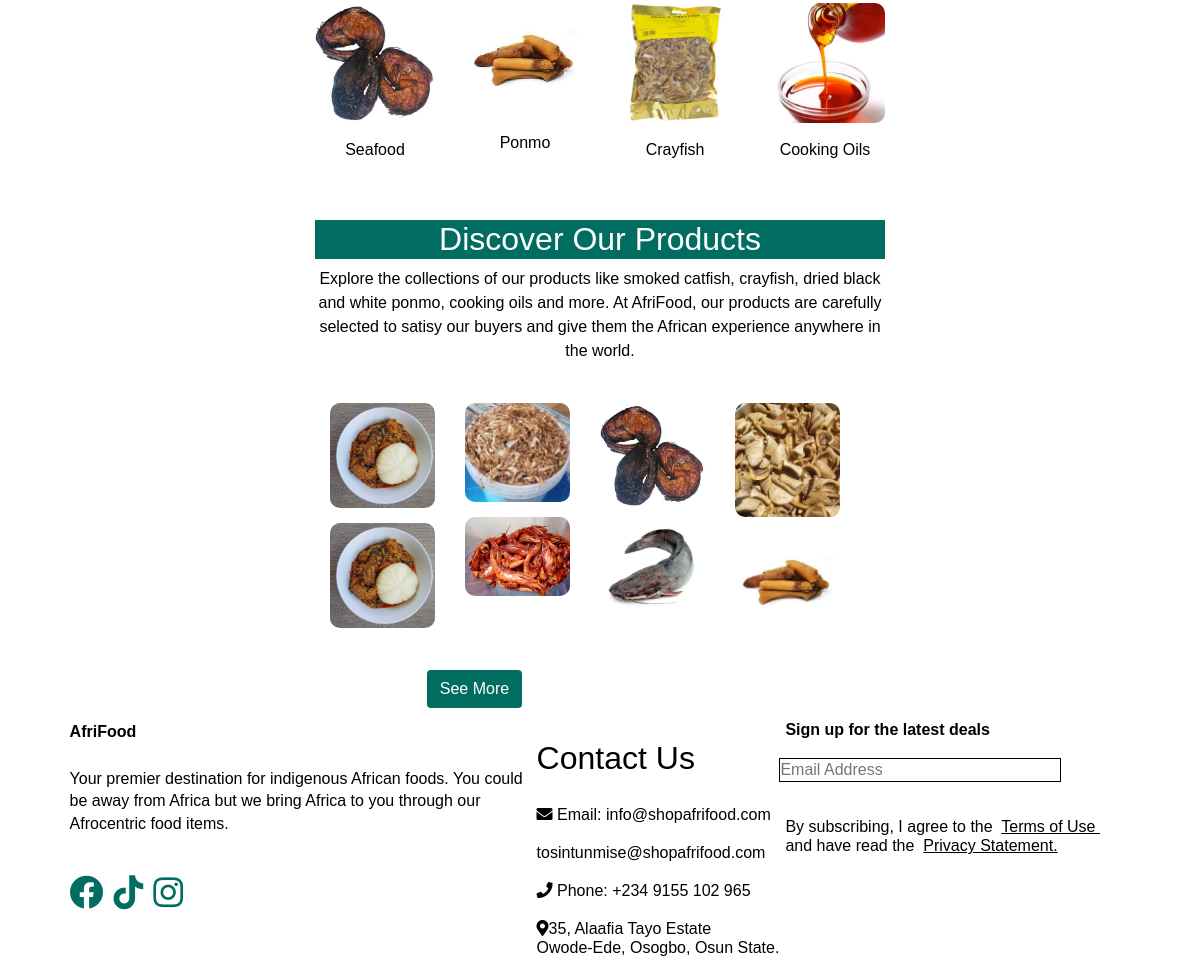
The app's page / (lower part), older data.
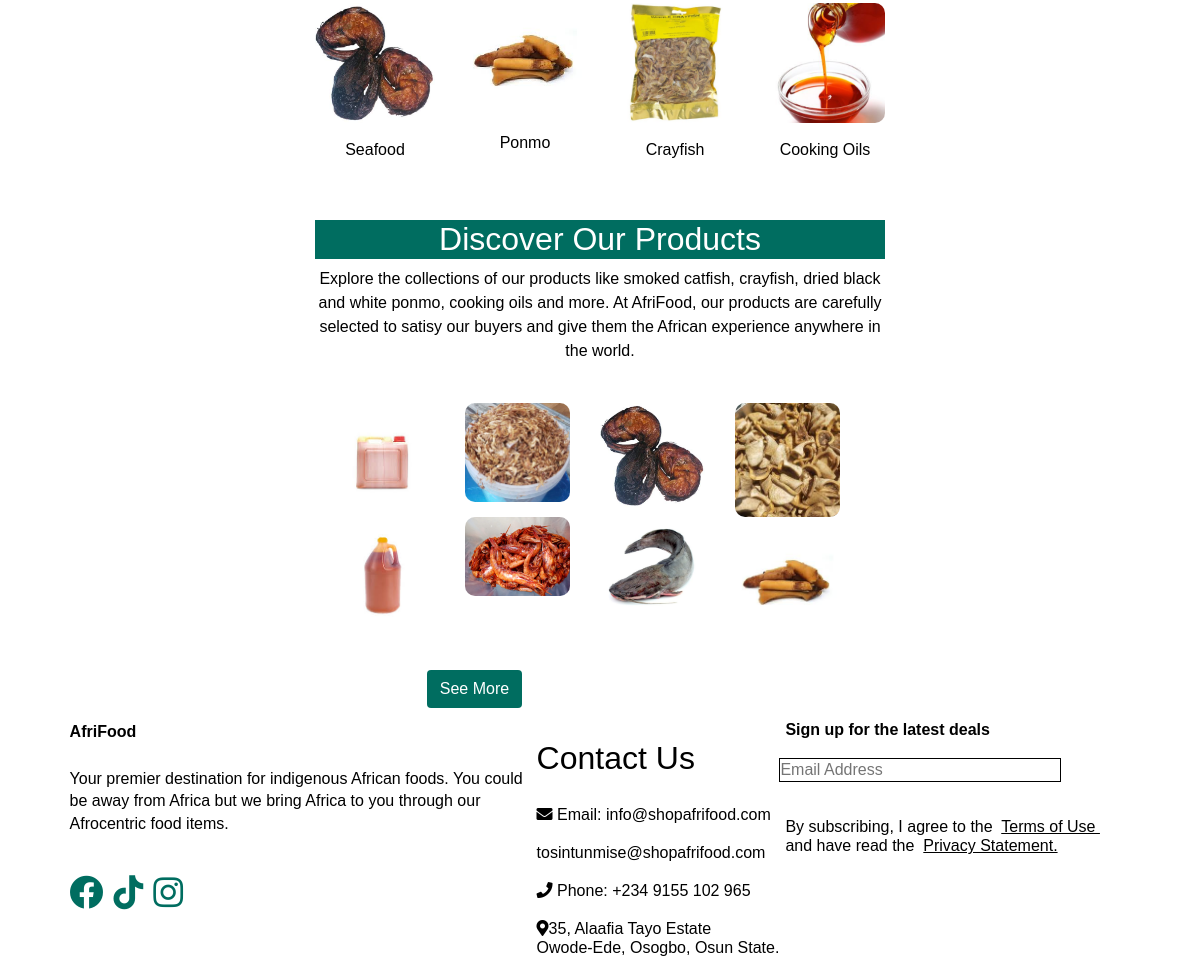
The same page, newer data.
### afri_food/models.py (models this page shows, shortened)
class Oil(models.Model):
    title = models.CharField(max_length=100)
    litres = models.FloatField(help_text="Enter the volume in litres")
    in_stock = models.BooleanField(default=True, help_text="Is this item in stock?")
    price = models.FloatField(help_text="Enter the price of the item")
    subcategory = models.ForeignKey(Subcategory, on_delete=models.CASCADE)
    images = GenericRelation(Image)
    comments = GenericRelation(Comment)

class Image(models.Model):
    content_type = models.ForeignKey(ContentType, on_delete=models.CASCADE)
    object_id = models.PositiveIntegerField()
    content_object = GenericForeignKey('content_type', 'object_id')
    image = models.ImageField(upload_to='images/')

class CrayFish(models.Model):
    title = models.CharField(max_length=100)
    kg = models.FloatField(help_text="Enter the weight in kg")
    in_stock = models.BooleanField(default=True, help_text="Is this item in stock?")
    price = models.FloatField(help_text="Enter the price of the item")
    subcategory = models.ForeignKey(Subcategory, on_delete=models.CASCADE)
    images = GenericRelation(Image)
    comments = GenericRelation(Comment)

class CatFish(models.Model):
    title = models.CharField(max_length=100)
    kg = models.FloatField(help_text="Enter the weight in kg")
    in_stock = models.BooleanField(default=True, help_text="Is this item in stock?")
    price = models.FloatField(help_text="Enter the price of the item")
    subcategory = models.ForeignKey(Subcategory, on_delete=models.CASCADE)
    images = GenericRelation(Image)
    comments = GenericRelation(Comment)

class PonmoByKg(models.Model):
    title = models.CharField(max_length=100)
    kg = models.FloatField(help_text="Enter the weight in kg")
    in_stock = models.BooleanField(default=True, help_text="Is this item in stock?")
    price = models.FloatField(help_text="Enter the price of the item")
    subcategory = models.ForeignKey(Subcategory, on_delete=models.CASCADE)
    images = GenericRelation(Image)
    comments = GenericRelation(Comment)

### afri_food/views.py (the view)
# urls.py: path('', views.index, name='index'),
def index(request):
    user = request.user
    recent_oils = annotate_with_model_name(Oil.objects.order_by('-id')[:2], 'oil')
    recent_crayfish = annotate_with_model_name(CrayFish.objects.order_by('-id')[:2], 'crayfish')
    recent_catfish = annotate_with_model_name(CatFish.objects.order_by('-id')[:2], 'catfish')
    recent_ponmo_by_kg = annotate_with_model_name(PonmoByKg.objects.order_by('-id')[:2], 'ponmobykg')
    recent_ponmo_by_piece = annotate_with_model_name(PonmoByPiece.objects.order_by('-id')[:2], 'ponmobyiece')
    context = {
        'recent_oils': recent_oils,
        'recent_crayfish': recent_crayfish,
        'recent_catfish': recent_catfish,
        'recent_ponmo_by_kg': recent_ponmo_by_kg,
        'recent_ponmo_by_piece': recent_ponmo_by_piece,
        'user': user,
    }
    return render(request, 'market/index.html', context)

### afri_food/context_processors.py (called while the page is built)
def cart_item_count(request):
    if request.user.is_authenticated:
        cart_item_count = CartItem.objects.filter(cart__user=request.user).count()
    else:
        cart_item_count = 0
    return {
        'cart_item_count': cart_item_count
    }

### afri_food/model_annotate.py (called while the page is built)
def annotate_with_model_name(queryset, model_name):
        for item in queryset:
            item.model_name = model_name
        return queryset

### afri_food/templates/market/index.html (shortened to what the changed rows need)
{% extends 'market/layout.html' %}
{% load static %}
{% block body %}
<div class="container index">
  <br>
  <br>
   <div id="discover" class="our-products text-center">
    <h2 style="background-color: #006D60; color: white;">Discover Our Products</h2>
    <br>
    <div class="container row">
      <div class="col-6 col-md-3 d-flex flex-column align-items-center">
        {% for oil in recent_oils %}
          {% if oil.images.exists %}
        <a href="{% url 'product_detail' model=oil.model_name id=oil.id %}" class="d-flex flex-column align-items-center">
          <img
            class="img-fluid"
            loading="lazy"
            alt="{{oil.title}}"
            src="{{ oil.images.first.image.url }}"
          />
        </a>
        {% endif %}
        {% endfor %}
      </div>
      <div class="col-6 col-md-3 d-flex flex-column align-items-center">
        {% for crayfish in recent_crayfish %}
          {% if crayfish.images.exists %}
          <a href="{% url 'product_detail' model=crayfish.model_name id=crayfish.id %}" class="d-flex flex-column align-items-center">
          <img
            class="img-fluid"
            loading="lazy"
            alt="{{crayfish.title}}"
            src="{{ crayfish.images.first.image.url }}"
          />
        </a>
        {% endif %}
        {% endfor %}
      </div>
      <div class="col-6 col-md-3 d-flex flex-column align-items-center">
        {% for catfish in recent_catfish %}
          {% if catfish.images.exists %}
          <a href="{% url 'product_detail' model=catfish.model_name id=catfish.id %}" class="d-flex flex-column align-items-center">
          <img
            class="img-fluid"
            loading="lazy"
            alt="{{catfish.title}}"
            src="{{ catfish.images.first.image.url }}"
          />
        </a>
        {% endif %}
        {% endfor %}
      </div>
      <div class="col-6 col-md-3 d-flex flex-column align-items-center">
        {% for ponmo in recent_ponmo_by_kg %}
          {% if ponmo.images.exists %}
          <a href="{% url 'product_detail' model=ponmo.model_name id=ponmo.id %}" class="d-flex flex-column align-items-center">
          <img
            class="img-fluid"
            loading="lazy"
            alt="{{ponmo.title}}"
            src="{{ ponmo.images.first.image.url }}"
          />
        </a>
        {% endif %}
        {% endfor %}
      </div>
    </div>
  </div>
  <div id="footer-content" class="a-fri-food-message-wrapper">
    <div class="a-fri-food-message">
      <div id="email-field" class="email-field">
        <div class="contacts-saleafrifood-1-container">
          <div>
            <ul class="list-unstyled">
              <li><h2>Contact Us</h2></li>
              <br>
              <br>
            </ul>
          </div>
        </div>
      </div>
    </div>
  </div>
</div>
{% endblock %}

Row changes from the older to the newer data that the page shows:
removed Oil: images.first.image (picture)
removed Oil: images.first.image (picture)
added Oil: images.first.image (picture)
added Oil: images.first.image (picture)
